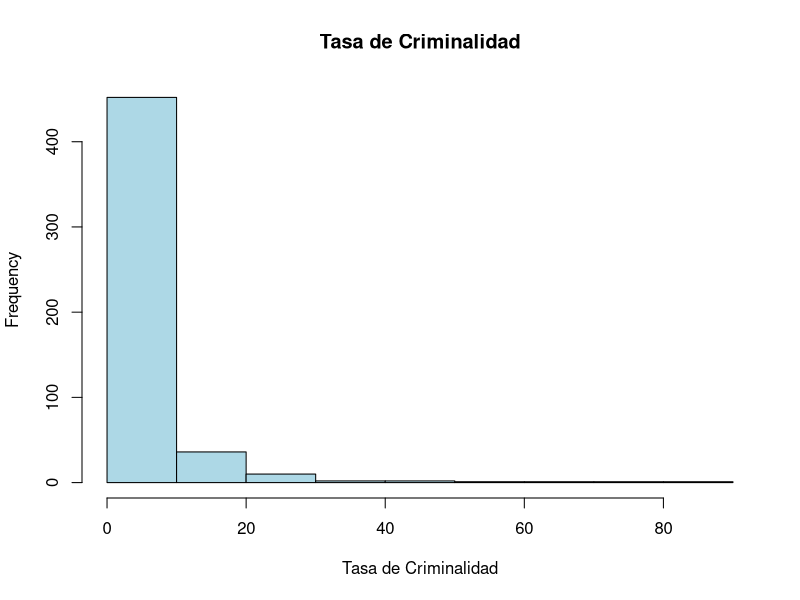
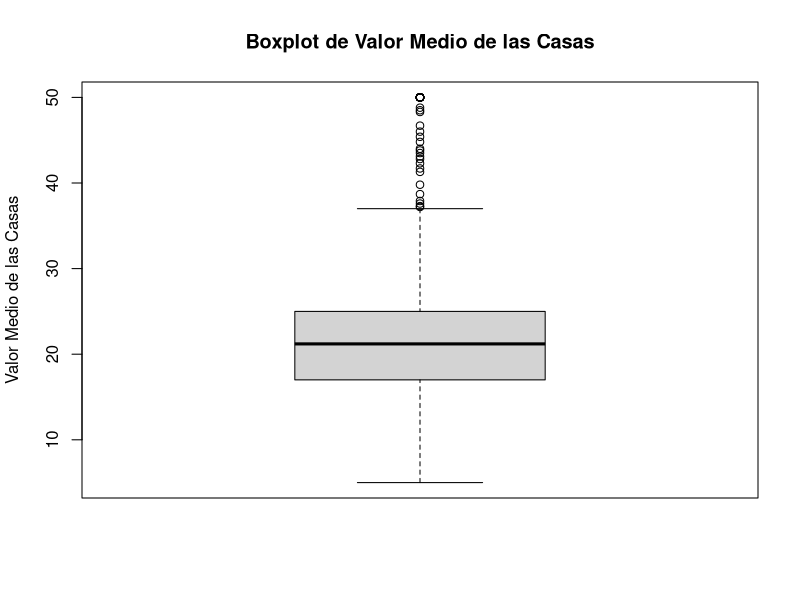
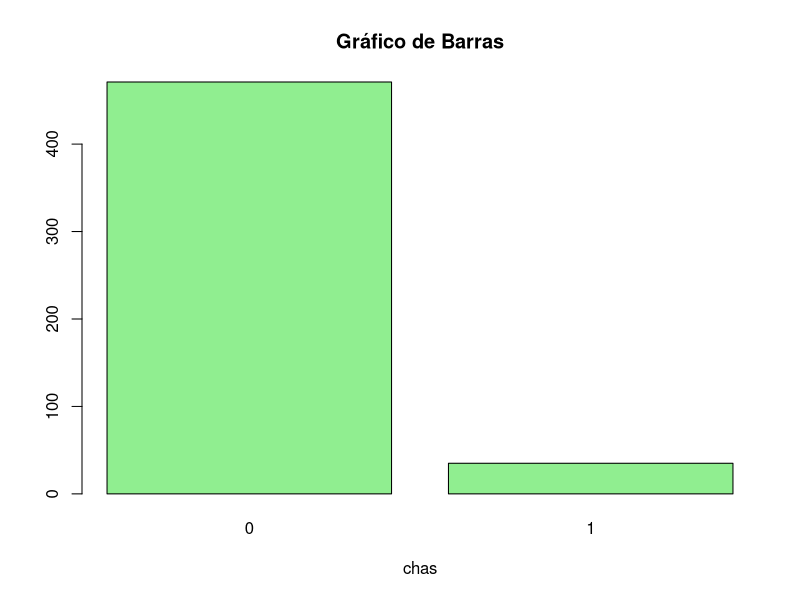
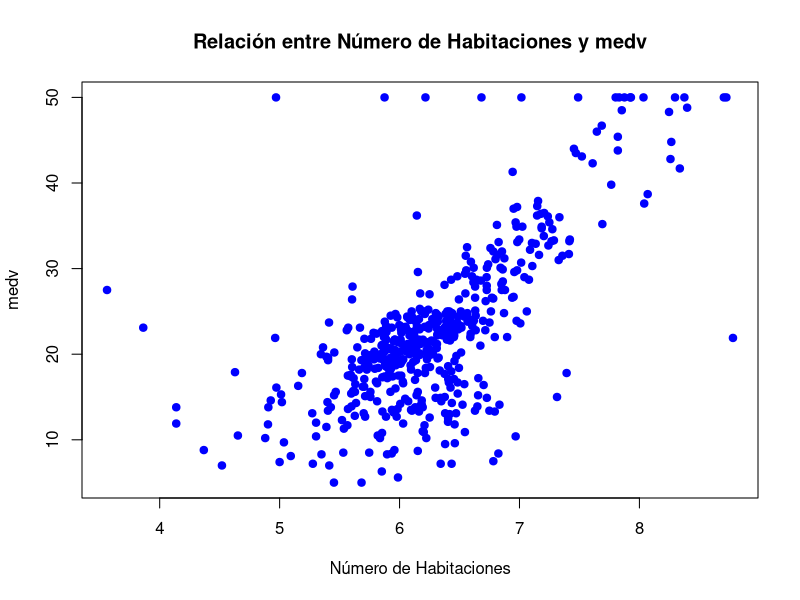
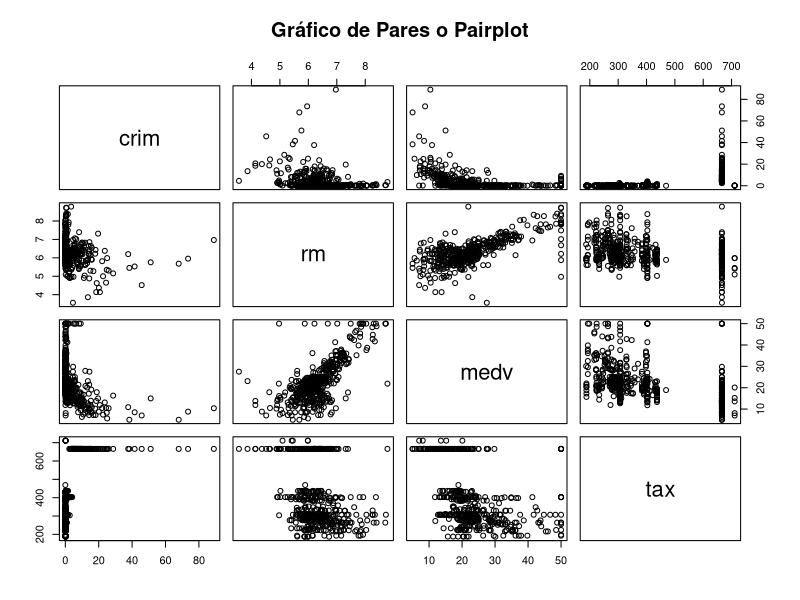
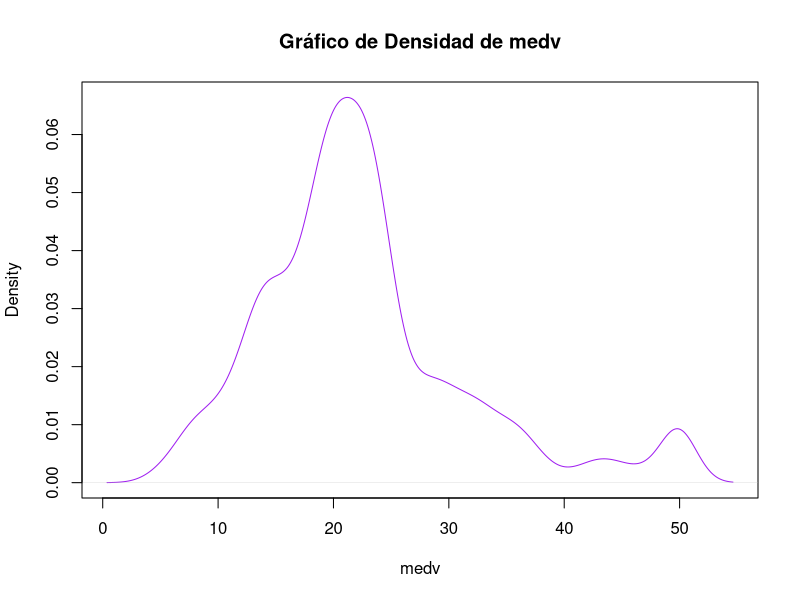
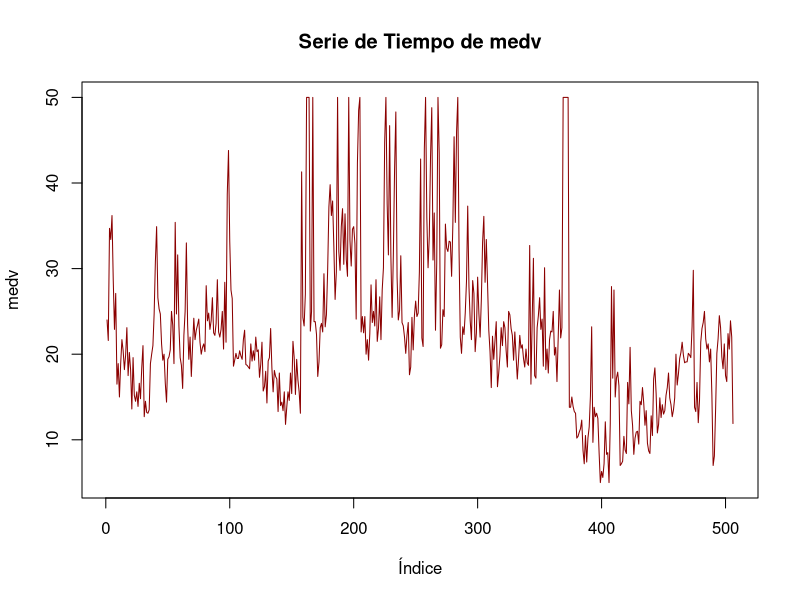
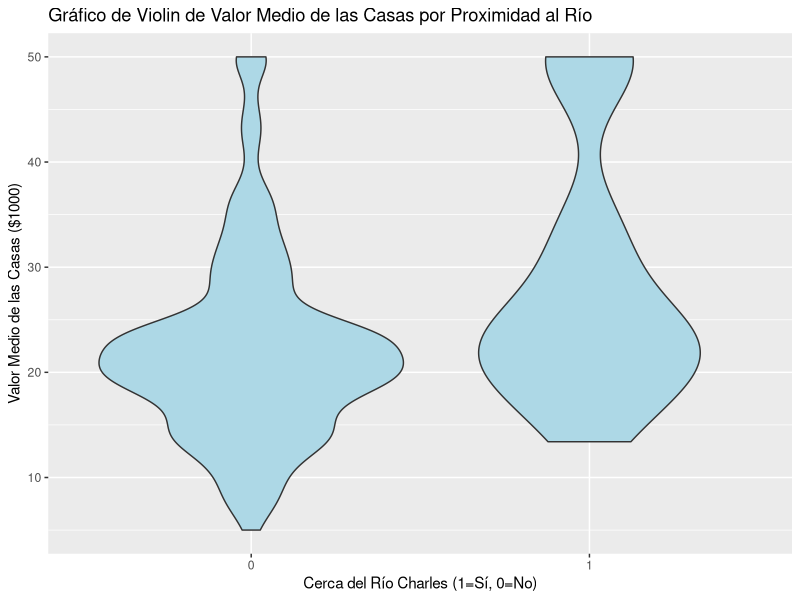

Write R code to recreate these figures, in order. (Note: this script raises an error after producing the figures.)
library(MASS)
library(dplyr)
library(ggplot2)


data("Boston") # Cargo la base de datos
data <- Boston # Asignar el nombre data a la base de datos
head(data)

# Histograma
hist(Boston$crim, main="Tasa de Criminalidad", xlab="Tasa de Criminalidad", col="lightblue")

# Boxplor
boxplot(Boston$medv, main="Boxplot de Valor Medio de las Casas", ylab="Valor Medio de las Casas")

# Grafico de barras
Boston$chas <- as.factor(Boston$chas)
barplot(table(Boston$chas), main="Gráfico de Barras", xlab="chas", col="lightgreen")

# Grafico de dispersion
plot(Boston$rm, Boston$medv, main="Relación entre Número de Habitaciones y medv", xlab="Número de Habitaciones", ylab="medv", pch=19, col="blue")

# Pairplot
pairs(Boston[, c("crim", "rm", "medv", "tax")], main="Gráfico de Pares o Pairplot")

# Grafico de densidad
plot(density(Boston$medv), main="Gráfico de Densidad de medv", xlab="medv", col="purple")

# Series de tiempo
plot(ts(Boston$medv), main="Serie de Tiempo de medv", ylab="medv", xlab="Índice", col="darkred")

# Grafico de violin
ggplot(Boston, aes(x=factor(chas), y=medv)) + 
  geom_violin(fill="lightblue") +
  labs(title="Gráfico de Violin de Valor Medio de las Casas por Proximidad al Río", x="Cerca del Río Charles (1=Sí, 0=No)", y="Valor Medio de las Casas ($1000)")


# Crear una matriz de correlación
correlation_matrix <- cor(Boston)
heatmap(correlation_matrix, main="Mapa de Calor de la Matriz de Correlación", col=topo.colors(10), symm=TRUE)

# Grafico de lineas
ggplot(Boston, aes(x=1:nrow(Boston), y=medv)) + 
  geom_line(col="darkgreen") +
  labs(title="Gráfico de Línea de medv", x="Índice", y="medv)")


# Grafico de dispersion 3d
# Instalar scatterplot3d
# install.packages("scatterplot3d")
library(scatterplot3d)
# Gráfico 3D de 'crim', 'rm', y 'medv'
scatterplot3d(Boston$crim, Boston$rm, Boston$medv, main="Gráfico 3D", xlab="Tasa de Criminalidad", ylab="Número de Habitaciones", zlab="Valor Medio de las Casas ($1000)", color="darkred", pch=19)

# Grafico de barras
ggplot(Boston, aes(x=factor(chas))) + 
  geom_bar(fill="lightcoral") +
  labs(title="Gráfico de Barras de Proximidad al Río Charles", x="Cerca del Río Charles (1=Sí, 0=No)", y="Frecuencia")


# Mapa de calor (Primero debemos seleccionar las columnas numericas)
Boston_numeric <- Boston[, sapply(Boston, is.numeric)]
correlation_matrix <- cor(Boston_numeric)
heatmap(correlation_matrix, main="Mapa de Calor de la Matriz de Correlación", col=topo.colors(10), symm=TRUE)
